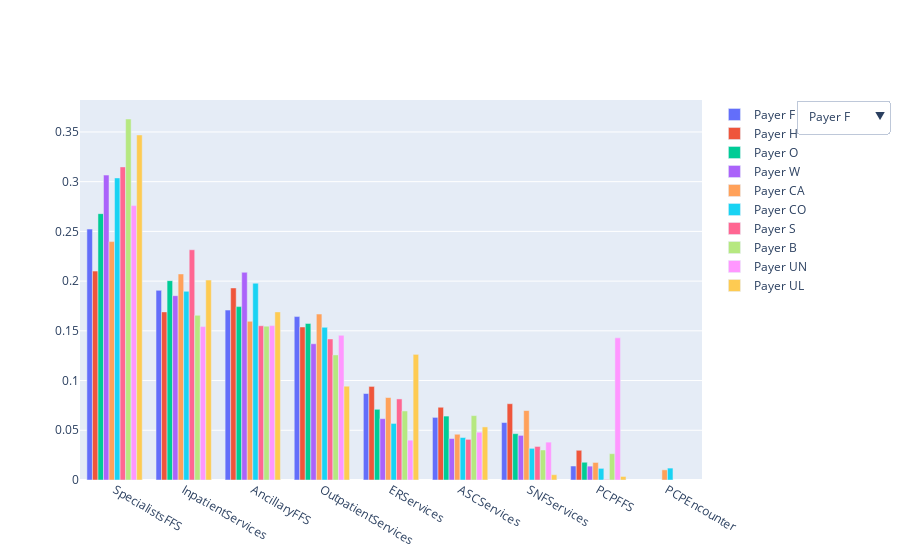

The code cell stored with this chart in its notebook:
### Code cell
# plot the figure
fig = go.Figure()
for payer in list(data_new['PAYER'].unique()):
    df = data_new[data_new['PAYER']==payer]['SERVICE_CATEGORY'].value_counts()/len(data_new[data_new['PAYER']==payer])
    fig.add_trace(go.Bar(x=list(df.index), y=list(df.values), name=payer))

fig.update_layout({
    'updatemenus':[{
    'type': "dropdown",
    'x': 1.3,
    'y': 1.0,
    'showactive': True,
    'active': 0,
    'buttons': dropdown_buttons}]
})
fig.show()

### Figure 1 — Plotly figure (JSON) as saved in the notebook; plotly's stock layout.template omitted (floating-point values rounded to 4 significant figures)
{"data": [{"name": "Payer F", "type": "bar", "x": ["SpecialistsFFS", "InpatientServices", "AncillaryFFS", "OutpatientServices", "ERServices", "ASCServices", "SNFServices", "PCPFFS"], "y": [0.2523, 0.1907, 0.1709, 0.1643, 0.08696, 0.06296, 0.05778, 0.01408]}, {"name": "Payer H", "type": "bar", "x": ["SpecialistsFFS", "AncillaryFFS", "InpatientServices", "OutpatientServices", "ERServices", "SNFServices", "ASCServices", "PCPFFS"], "y": [0.2101, 0.1931, 0.169, 0.1539, 0.09411, 0.07672, 0.07315, 0.02988]}, {"name": "Payer O", "type": "bar", "x": ["SpecialistsFFS", "InpatientServices", "AncillaryFFS", "OutpatientServices", "ERServices", "ASCServices", "SNFServices", "PCPFFS"], "y": [0.2679, 0.2005, 0.1744, 0.1575, 0.0711, 0.06429, 0.04659, 0.01786]}, {"name": "Payer W", "type": "bar", "x": ["SpecialistsFFS", "AncillaryFFS", "InpatientServices", "OutpatientServices", "ERServices", "SNFServices", "ASCServices", "PCPFFS"], "y": [0.3066, 0.2089, 0.1854, 0.137, 0.06169, 0.04486, 0.04168, 0.01394]}, {"name": "Payer CA", "type": "bar", "x": ["SpecialistsFFS", "InpatientServices", "OutpatientServices", "AncillaryFFS", "ERServices", "SNFServices", "ASCServices", "PCPFFS", "PCPEncounter"], "y": [0.2397, 0.2072, 0.1669, 0.1596, 0.08293, 0.06983, 0.046, 0.01765, 0.01021]}, {"name": "Payer CO", "type": "bar", "x": ["SpecialistsFFS", "AncillaryFFS", "InpatientServices", "OutpatientServices", "ERServices", "ASCServices", "SNFServices", "PCPEncounter", "PCPFFS"], "y": [0.3038, 0.1979, 0.1897, 0.1535, 0.05689, 0.04273, 0.03185, 0.01198, 0.0117]}, {"name": "Payer S", "type": "bar", "x": ["SpecialistsFFS", "InpatientServices", "AncillaryFFS", "OutpatientServices", "ERServices", "ASCServices", "SNFServices", "PCPFFS"], "y": [0.3148, 0.2315, 0.1551, 0.1418, 0.08152, 0.04089, 0.03373, 0.0005111]}, {"name": "Payer B", "type": "bar", "x": ["SpecialistsFFS", "InpatientServices", "AncillaryFFS", "OutpatientServices", "ERServices", "ASCServices", "SNFServices", "PCPFFS"], "y": [0.363, 0.1656, 0.1547, 0.1258, 0.06943, 0.06476, 0.0302, 0.02646]}, {"name": "Payer UN", "type": "bar", "x": ["SpecialistsFFS", "AncillaryFFS", "InpatientServices", "OutpatientServices", "PCPFFS", "ASCServices", "ERServices", "SNFServices"], "y": [0.2759, 0.1552, 0.1543, 0.1455, 0.1429, 0.04804, 0.04003, 0.03808]}, {"name": "Payer UL", "type": "bar", "x": ["SpecialistsFFS", "InpatientServices", "AncillaryFFS", "ERServices", "OutpatientServices", "ASCServices", "SNFServices", "PCPFFS"], "y": [0.347, 0.2011, 0.169, 0.1263, 0.09431, 0.05338, 0.005338, 0.003559]}], "layout": {"updatemenus": [{"active": 0, "buttons": [{"args": [{"visible": [true, false, false, false, false, false, false, false, false, false]}, {"title": "Payer F", "xaxis": {"title": "SERVICE_CATEGORY"}, "yaxis": {"title": "Occurence Frequency"}}], "label": "Payer F", "method": "update"}, {"args": [{"visible": [false, true, false, false, false, false, false, false, false, false]}, {"title": "Payer H", "xaxis": {"title": "SERVICE_CATEGORY"}, "yaxis": {"title": "Occurence Frequency"}}], "label": "Payer H", "method": "update"}, {"args": [{"visible": [false, false, true, false, false, false, false, false, false, false]}, {"title": "Payer O", "xaxis": {"title": "SERVICE_CATEGORY"}, "yaxis": {"title": "Occurence Frequency"}}], "label": "Payer O", "method": "update"}, {"args": [{"visible": [false, false, false, true, false, false, false, false, false, false]}, {"title": "Payer W", "xaxis": {"title": "SERVICE_CATEGORY"}, "yaxis": {"title": "Occurence Frequency"}}], "label": "Payer W", "method": "update"}, {"args": [{"visible": [false, false, false, false, true, false, false, false, false, false]}, {"title": "Payer CA", "xaxis": {"title": "SERVICE_CATEGORY"}, "yaxis": {"title": "Occurence Frequency"}}], "label": "Payer CA", "method": "update"}, {"args": [{"visible": [false, false, false, false, false, true, false, false, false, false]}, {"title": "Payer CO", "xaxis": {"title": "SERVICE_CATEGORY"}, "yaxis": {"title": "Occurence Frequency"}}], "label": "Payer CO", "method": "update"}, {"args": [{"visible": [false, false, false, false, false, false, true, false, false, false]}, {"title": "Payer S", "xaxis": {"title": "SERVICE_CATEGORY"}, "yaxis": {"title": "Occurence Frequency"}}], "label": "Payer S", "method": "update"}, {"args": [{"visible": [false, false, false, false, false, false, false, true, false, false]}, {"title": "Payer B", "xaxis": {"title": "SERVICE_CATEGORY"}, "yaxis": {"title": "Occurence Frequency"}}], "label": "Payer B", "method": "update"}, {"args": [{"visible": [false, false, false, false, false, false, false, false, true, false]}, {"title": "Payer UN", "xaxis": {"title": "SERVICE_CATEGORY"}, "yaxis": {"title": "Occurence Frequency"}}], "label": "Payer UN", "method": "update"}, {"args": [{"visible": [false, false, false, false, false, false, false, false, false, true]}, {"title": "Payer UL", "xaxis": {"title": "SERVICE_CATEGORY"}, "yaxis": {"title": "Occurence Frequency"}}], "label": "Payer UL", "method": "update"}], "showactive": true, "type": "dropdown", "x": 1.3, "y": 1}]}}
